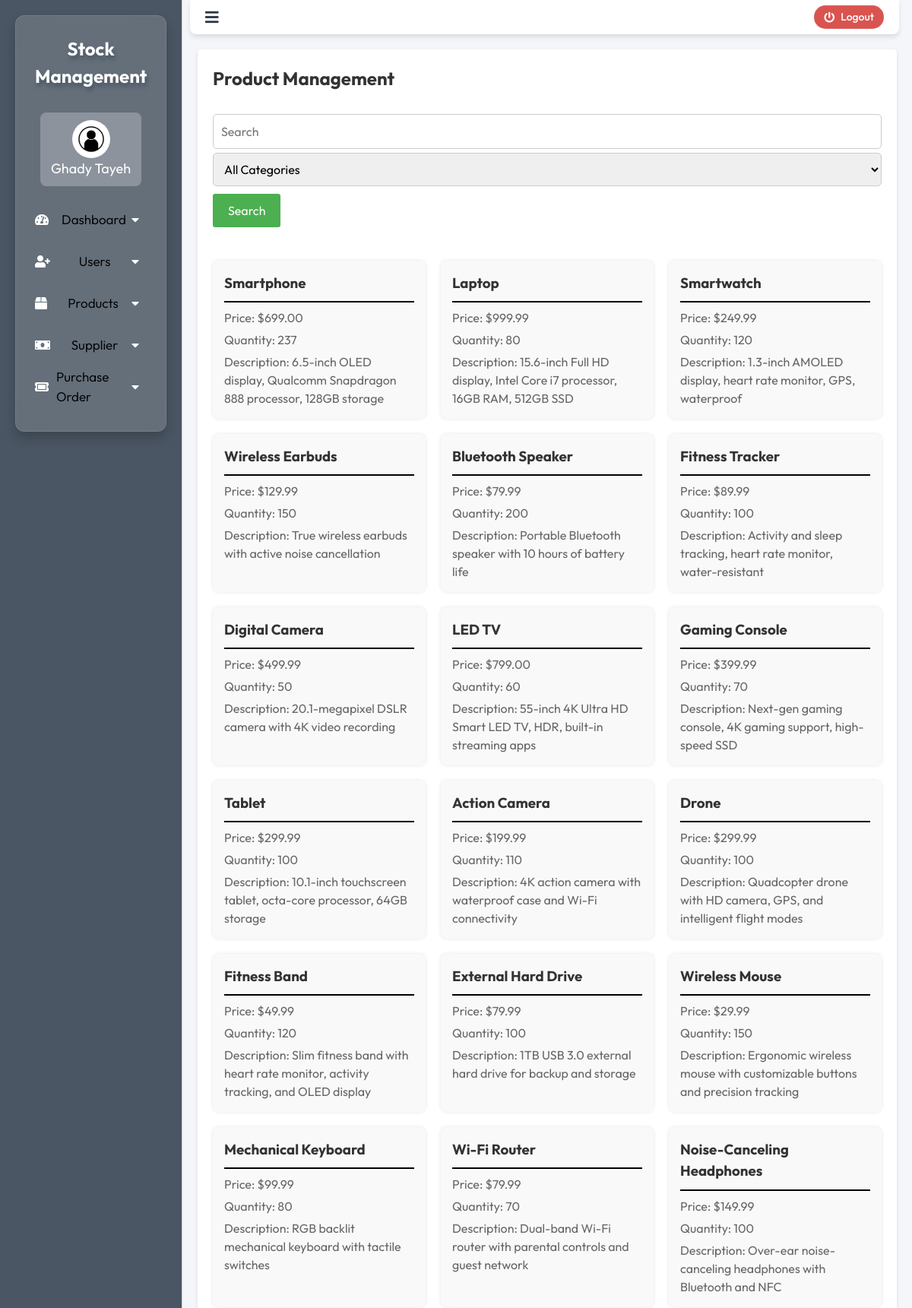
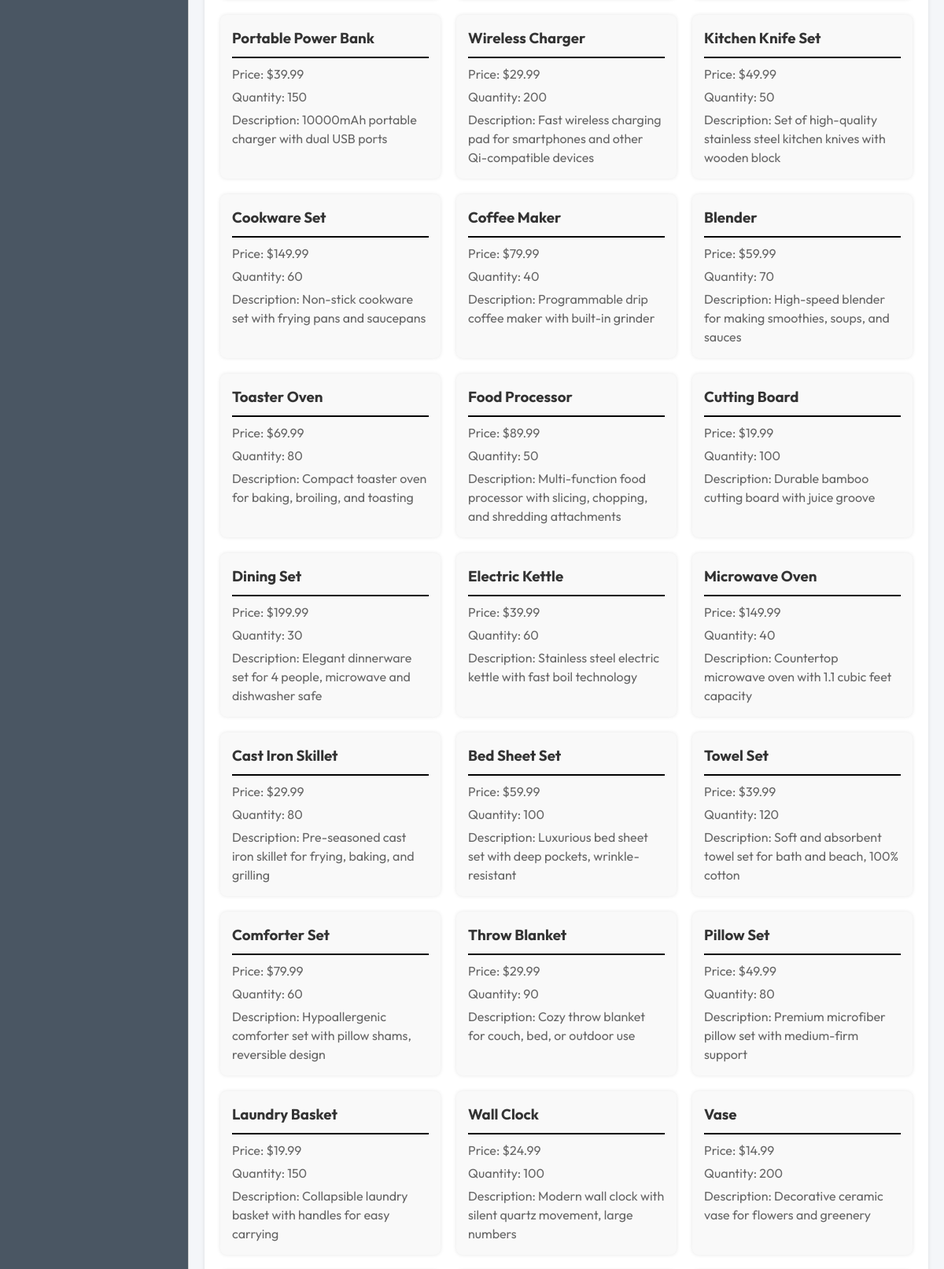
The page /products.php (signed in, upper part) on the database its author committed (2 pictures, top to bottom).
### tables this page shows
CREATE TABLE `users` (
  `id` int(11) NOT NULL,
  `first_name` varchar(50) DEFAULT NULL,
  `last_name` varchar(50) DEFAULT NULL,
  `email` varchar(100) DEFAULT NULL,
  `password` varchar(255) DEFAULT NULL,
  `role` text DEFAULT 'user',
  `created_at` timestamp NOT NULL DEFAULT current_timestamp(),
  `updated_at` timestamp NOT NULL DEFAULT current_timestamp() ON UPDATE current_timestamp()
);

CREATE TABLE `products` (
  `id` int(11) NOT NULL,
  `name` varchar(100) DEFAULT NULL,
  `price` decimal(10,2) DEFAULT NULL,
  `description` text DEFAULT NULL,
  `quantity` int(11) DEFAULT NULL,
  `category` varchar(100) DEFAULT NULL
);

### products.php (the view, shortened to what this page needs)
<?php
include('database/connection.php');
?>
<!DOCTYPE html>
<html>
<head>
    <link rel="stylesheet" type="text/css" href="css/products.css">
</head>
<body>
    <div id="dashboardMainContainer">
        <?php include('partials/app-sidebar.php') ?>
        <div class="dashboard_content_container" id="dashboard_content_container">
            <?php include('partials/app-topnav.php') ?>
            <div class="dashboard_content">
                <div class="dashboard_content_main">
                    <h2>Product Management</h2>
                    <br>
                    <form method="GET">
                        <input type="text" name="search" placeholder="Search">
                        <select name="category" >
                            <option value="" >All Categories</option>
                        </select>
                        <button type="submit" style="margin-top:10px">Search</button>
                    </form>
                    <br>
                    <div class="product-list">
                        <?php
                        $sql = "SELECT * FROM products";
                        $stmt = $conn->query($sql);
                        $products = $stmt->fetchAll(PDO::FETCH_ASSOC);
                        if (count($products) > 0) {
                            foreach ($products as $product) {
                                echo "<div class='product'>";
                                echo "<h3>" . $product['name'] . "</h3><hr color=black>";
                                echo "<p>Price: $" . $product['price'] . "</p>";
                                echo "<p>Quantity: " . $product['quantity'] . "</p>";
                                echo "<p>Description: " . $product['description'] . "</p>";
                                echo "</div>";
                            }
                        } else {
                            echo "<p>No products found</p>";
                        }
                        ?>
                    </div>
                </div>
            </div>
        </div>
    </div>
</body>
</html>

### partials/app-sidebar.php (shortened to what this page needs)
<?php
$host = 'localhost';
$dbname = 'inventory';
$username = 'root';
$password = '';
try {
    $pdo = new PDO("mysql:host=$host;dbname=$dbname", $username, $password);
    $pdo->setAttribute(PDO::ATTR_ERRMODE, PDO::ERRMODE_EXCEPTION);
} catch (PDOException $e) {
    die("Connection failed: " . $e->getMessage());
}
$currentUser = $_SESSION['user'];
$query = "SELECT id, first_name, last_name, email,created_at,updated_at FROM users";
$stmt = $pdo->prepare($query);
$stmt->execute();
$users = $stmt->fetchAll(PDO::FETCH_ASSOC);
?>
<!DOCTYPE html>
<html lang="en">
<head>
    <link rel="stylesheet" href="https://cdnjs.cloudflare.com/ajax/libs/font-awesome/5.15.4/css/all.min.css">
</head>
<body>
<div class="dashboard_sidebar" id="dashboard_sidebar" style="background-color:#4a5663;border-right:1px solid #D1D1D1">
    <div class="glass-effect">
        <h3 class="dashboard_logo" id="dashboard_logo" style="text-shadow: 2px 5px 5px #4a5663;">Stock Management</h3>
        <div class="dashboard_sidebar_user" onclick="showUserList();">
            <img src="images/user/profile.jpg" alt="" id="userImage">
            <span id="userName"><?= $currentUser['first_name'] . ' ' . $currentUser['last_name'] ?></span>
        </div>
        <div class="dashboard_sidebar_menus">
            <ul class="dashboard_menu_lists">
                <li>
                    <div class="submenu-toggle">
                        <i class="fas fa-tachometer-alt"></i>
                        <span class="menuText">Dashboard</span>
                        <i class="fas fa-caret-down"></i>
                    </div>
                </li>
                <?php if ($currentUser['role'] === 'admin'): ?>
                <li>
                    <div class="submenu-toggle">
                        <i class="fas fa-user-plus"></i>
                        <span class="menuText">Users</span>
                        <i class="fas fa-caret-down"></i>
                    </div>
                </li>
                <?php endif; ?>
                <li>
                    <div class="submenu-toggle">
                        <i class="fas fa-box"></i>
                        <span class="menuText">Products</span>
                        <i class="fas fa-caret-down"></i>
                    </div>
                </li>
                <li>
                    <div class="submenu-toggle">
                        <i class="fas fa-money-bill"></i>
                        <span class="menuText">Supplier</span>
                        <i class="fas fa-caret-down"></i>
                    </div>
                </li>
                <li>
                    <div class="submenu-toggle">
                        <i class="fas fa-ticket"></i>
                        <span class="menuText">Purchase Order</span>
                        <i class="fas fa-caret-down"></i>
                    </div>
                </li>
            </ul>
        </div>
    </div>
</div>
</body>
</html>

### css/products.css (style rules this page uses)
*,*::before,*::after { box-sizing:border-box }
body,h1,h2,h3,h4,p,figure,blockquote,dl,dd { margin:0 }
body { min-height:100vh;text-rendering:optimizeSpeed;line-height:1.5 }
img,picture { max-width:100%;display:block }
input,button,textarea,select { font:inherit }
.dashboard_logo { font-size: 24px; margin-bottom: 20px; text-align: center; font-weight: bold; padding: 10px; }
.dashboard_menu_lists li { padding: 10px; }
* { font-family: Arial; }
#dashboardMainContainer { display: flex; flex-direction: row; }
div.dashboard_sidebar { width: 20%; background: #323232; height: 100vh; }
div.dashboard_content_container { width: 80%; background: #f4f6f9; height: 100vh; overflow: hidden; }
.dashboard_content { flex-grow: 1; padding: 20px; overflow-y: auto; }
.dashboard_content_container { display: flex; flex-direction: column; height: 100%; height:auto; }
.dashboard_content { flex-grow: 1; overflow-y: auto; padding: 20px; }
.dashboard_content_main { background-color: #fff; padding: 20px; border-radius: 8px; box-shadow: 0 0 10px rgba(0, 0, 0, 0.1); }
h2 { color: #333; }
form { margin-bottom: 20px; }
input[type="text"], select { padding: 10px; border-radius: 5px; border: 1px solid #ccc; margin-right: 10px; width: 200px; }
button { padding: 10px 20px; background-color: #007bff; color: #fff; border: none; border-radius: 5px; cursor: pointer; }
.product-list { display: grid; grid-template-columns: repeat(auto-fit, minmax(250px, 1fr)); gap: 20px; }
.product { background-color: #f9f9f9; padding: 15px; border-radius: 8px; box-shadow: 0 0 5px rgba(0, 0, 0, 0.1); }
.product h3 { color: #333; margin-bottom: 10px; }
.product p { color: #666; margin-bottom: 5px; }
.product p:last-child { margin-bottom: 0; }
input[type="text"], input[type="number"], select, textarea { width: 100%; padding: 10px; border-radius: 5px; border: 1px solid #ccc; margin-top: 5px; }
.dashboard_content_main { background-color: #fff; padding: 20px; border-radius: 5px; box-shadow: 0 2px 5px rgba(0, 0, 0, 0.1); }
h2 { margin-top: 0; font-size: 24px; }
button[type="submit"] { background-color: #4CAF50; color: white; padding: 10px 20px; border: none; border-radius: 3px; cursor: pointer; }
* { font-family: 'Outfit', sans-serif }

### partials/app-sidebar.php (style rules this page uses)
.dashboard_sidebar { background-color: blue; color: #fff; padding: 20px; width: 250px; overflow: scroll; }
.dashboard_logo { font-size: 24px; margin-bottom: 20px; text-align: center; }
.dashboard_sidebar_user { margin-bottom: 20px; display: flex; align-items: center; padding: 10px; background-color: rgba(255, 255, 255, 0.25); width: 80%; margin: auto; border-radius: 8px; flex-direction: column; }
.dashboard_sidebar_user img { width: 50px; height: 50px; border-radius: 50%; }
.dashboard_sidebar_user span { font-size: 18px; }
.dashboard_menu_lists { list-style: none; padding: 0; }
.menuText { margin-left: 20px; color:black; font-size: 17px; margin-left: 0; font-weight: 350; }
.submenu-toggle { display: flex; align-items: center; justify-content: space-between; cursor: pointer; height: 35px; }
.submenu-toggle i { margin-right: 10px; }
.dashboard_sidebar_user #userName { display: block; font-weight: 400; }
.glass-effect { position: relative; background-color: rgba(255, 255, 255, 0.15); border-radius: 12px; padding: 15px; backdrop-filter: blur(20px); box-shadow: 0 8px 15px rgba(0, 0, 0, 0.2); border: 1px solid rgba(255, 255, 255, 0.1); color: #fff; transition: all 0.3s ease-in-out; }

### rows shown on the page
users: first_name "Ghady", last_name "Tayeh"
products: name "Smartphone", price "699.00", quantity "237", description "6.5-inch OLED display, Qualcomm Snapdragon 888 processor, 128GB storage"
products: name "Laptop", price "999.99", quantity "80", description "15.6-inch Full HD display, Intel Core i7 processor, 16GB RAM, 512GB SSD"
products: name "Smartwatch", price "249.99", quantity "120", description "1.3-inch AMOLED display, heart rate monitor, GPS, waterproof"
products: name "Wireless Earbuds", price "129.99", quantity "150", description "True wireless earbuds with active noise cancellation"
products: name "Bluetooth Speaker", price "79.99", quantity "200", description "Portable Bluetooth speaker with 10 hours of battery life"
products: name "Fitness Tracker", price "89.99", quantity "100", description "Activity and sleep tracking, heart rate monitor, water-resistant"
products: name "Digital Camera", price "499.99", quantity "50", description "20.1-megapixel DSLR camera with 4K video recording"
products: name "LED TV", price "799.00", quantity "60", description "55-inch 4K Ultra HD Smart LED TV, HDR, built-in streaming apps"
products: name "Gaming Console", price "399.99", quantity "70", description "Next-gen gaming console, 4K gaming support, high-speed SSD"
products: name "Tablet", price "299.99", quantity "100", description "10.1-inch touchscreen tablet, octa-core processor, 64GB storage"
products: name "Action Camera", price "199.99", quantity "110", description "4K action camera with waterproof case and Wi-Fi connectivity"
products: name "Drone", price "299.99", quantity "100", description "Quadcopter drone with HD camera, GPS, and intelligent flight modes"
products: name "Fitness Band", price "49.99", quantity "120", description "Slim fitness band with heart rate monitor, activity tracking, and OLED display"
products: name "External Hard Drive", price "79.99", quantity "100", description "1TB USB 3.0 external hard drive for backup and storage"
products: name "Wireless Mouse", price "29.99", quantity "150", description "Ergonomic wireless mouse with customizable buttons and precision tracking"
products: name "Mechanical Keyboard", price "99.99", quantity "80", description "RGB backlit mechanical keyboard with tactile switches"
products: name "Wi-Fi Router", price "79.99", quantity "70", description "Dual-band Wi-Fi router with parental controls and guest network"
products: name "Noise-Canceling Headphones", price "149.99", quantity "100", description "Over-ear noise-canceling headphones with Bluetooth and NFC"
products: name "Portable Power Bank", price "39.99", quantity "150", description "10000mAh portable charger with dual USB ports"
products: name "Wireless Charger", price "29.99", quantity "200", description "Fast wireless charging pad for smartphones and other Qi-compatible devices"
products: name "Kitchen Knife Set", price "49.99", quantity "50", description "Set of high-quality stainless steel kitchen knives with wooden block"
products: name "Cookware Set", price "149.99", quantity "60", description "Non-stick cookware set with frying pans and saucepans"
products: name "Coffee Maker", price "79.99", quantity "40", description "Programmable drip coffee maker with built-in grinder"
products: name "Blender", price "59.99", quantity "70", description "High-speed blender for making smoothies, soups, and sauces"
products: name "Toaster Oven", price "69.99", quantity "80", description "Compact toaster oven for baking, broiling, and toasting"
products: name "Food Processor", price "89.99", quantity "50", description "Multi-function food processor with slicing, chopping, and shredding attachments"
products: name "Cutting Board", price "19.99", quantity "100", description "Durable bamboo cutting board with juice groove"
products: name "Dining Set", price "199.99", quantity "30", description "Elegant dinnerware set for 4 people, microwave and dishwasher safe"
products: name "Electric Kettle", price "39.99", quantity "60", description "Stainless steel electric kettle with fast boil technology"
products: name "Microwave Oven", price "149.99", quantity "40", description "Countertop microwave oven with 1.1 cubic feet capacity"
products: name "Cast Iron Skillet", price "29.99", quantity "80", description "Pre-seasoned cast iron skillet for frying, baking, and grilling"
products: name "Bed Sheet Set", price "59.99", quantity "100", description "Luxurious bed sheet set with deep pockets, wrinkle-resistant"
products: name "Towel Set", price "39.99", quantity "120", description "Soft and absorbent towel set for bath and beach, 100% cotton"
products: name "Comforter Set", price "79.99", quantity "60", description "Hypoallergenic comforter set with pillow shams, reversible design"
products: name "Throw Blanket", price "29.99", quantity "90", description "Cozy throw blanket for couch, bed, or outdoor use"
products: name "Pillow Set", price "49.99", quantity "80", description "Premium microfiber pillow set with medium-firm support"
products: name "Laundry Basket", price "19.99", quantity "150", description "Collapsible laundry basket with handles for easy carrying"
products: name "Wall Clock", price "24.99", quantity "100", description "Modern wall clock with silent quartz movement, large numbers"
products: name "Vase", price "14.99", quantity "200", description "Decorative ceramic vase for flowers and greenery"
